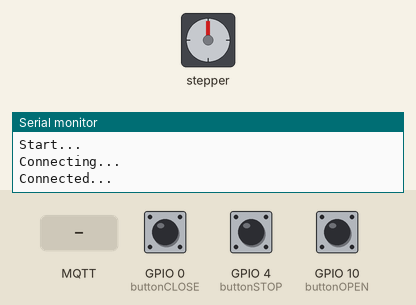
The sketch below on a simulated ESP8266 (NodeMCU). Parts: stepper motor, the last lines printed to the serial monitor. The test bench sets the inputs (shaded band); at power-on: GPIO 0 (buttonCLOSE) HIGH, GPIO 4 (buttonSTOP) HIGH, GPIO 10 (buttonOPEN) HIGH. WiFi joins after 1.5 s; servers stay silent unless stated; no MQTT or app messages arrive unless stated; stepper angles assume 2048 steps per turn.

Above: at 3.4 s.
3.5 s: GPIO 0 (buttonCLOSE) pulled LOW for 0.15 s
At 4.15 s:
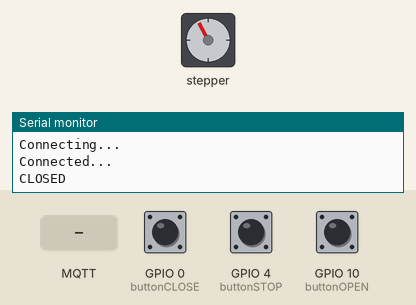
At 4.75 s:
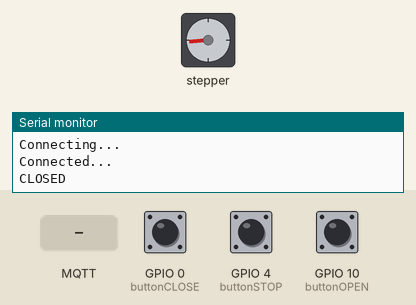
6.5 s: GPIO 4 (buttonSTOP) pulled LOW for 0.15 s
9.1 s: GPIO 10 (buttonOPEN) pulled LOW for 0.15 s
At 9.45 s:
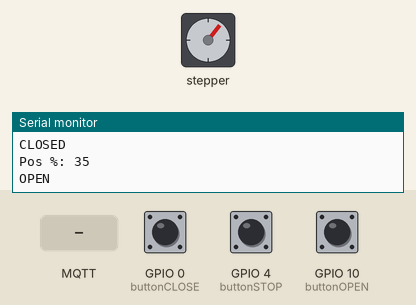
At 10.06 s:
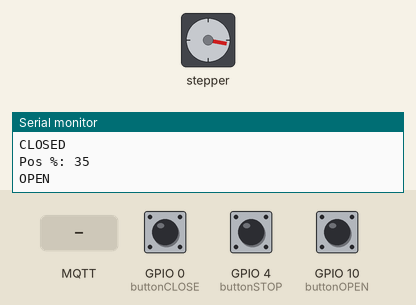
12.2 s: MQTT message "DOWN" arrives on the first subscribed topic
15.2 s: MQTT message "UP" arrives on the first subscribed topic
18.2 s: MQTT message "STOP" arrives on the first subscribed topic
Timing chart, 0 to 20.8 s (numbered marks = the images above; inputs shaded):
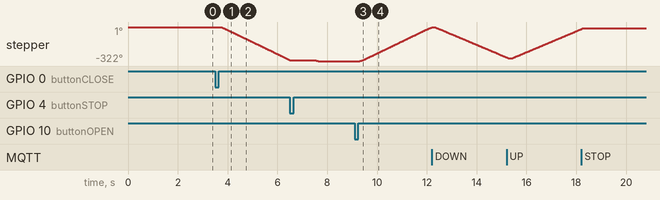

The sketch:

Curtains_MQTT_v1.0.ino
```cpp
/*
 * Author: Jonathan Caes
 * Subject: This code is written to control the stepper motor attached to an IKEA VIDGA curtain slider system via MQTT and OpenHAB.
 */

#include <ESP8266WiFi.h>
#include <ESP8266mDNS.h>
#include <WiFiUdp.h>
#include <ArduinoOTA.h>
#include <MQTTClient.h>

#include <OneWire.h>
#include <DallasTemperature.h>
#include <AccelStepper.h>


const char* ssid = "Your Network SSID";
const char* password = "your Network Password";

const char* server = "MQTT server ip-address";
const char* mqttDeviceID = "MQTT device ID";                      //i.e.: BedroomCurtains

char* outTopic1 = "Outgoing topic for temperature";               //Outgoing topic for the temperature sensor on the PCB || i.e.: Home/Temp/Bedroom1
char* outTopic2 = "Outgoing topic for curtains";                  //Outgoing topic for the curtains || i.e.: Home/Curtains/Bedroom1

char* subscribeTopic1 = "Incoming topic for curtains";            //Incoming topic for the curtains, the same as the outgoing topic for the curtains || i.e.: Home/Curtains/Bedroom1
char* subscribeTopic2 = "Incoming topic for OTA support";         //Incoming topic for OTA (Over The Air) support || i.e.: Home/Curtains/Bedroom1OTA
char* subscribeTopic3 = "Incoming topic to set max travel value"; //Incoming topic to set max travel distance || i.e.: Home/Curtains/Bedroom1SetMax
char* subscribeTopic4 = "Incoming topic to set start point";      //Incoming topic to set starting point || i.e.: Home/Curtains/Bedroom1SetMin
                                                                  //To set the starting point, send command "SET" to this topic

IPAddress ip(192,168,0,26);         //the desired IP Address
IPAddress gateway(192,168,0,1);     //set gateway to match your network
IPAddress subnet(255,255,255,0);    //set subnet mask to match your network

WiFiClient net;
MQTTClient client;

#define FULLSTEP 4
struct MotorPin {
  byte blue;      //Blue = IN1
  byte pink;      //Pink = IN2
  byte yellow;    //Yellow = IN3
  byte orange;    //Orange = IN4
};
MotorPin motorPin = {16, 14, 12, 13};         //The pins on which the motor is attached
long targetPosition = 5000;                   //The initialised maximum travel distance
long currentPosition;
AccelStepper Motor1(FULLSTEP, motorPin.blue, motorPin.yellow, motorPin.pink, motorPin.orange);
bool motorOn = true;

bool update_req = false;
bool start = true;
unsigned long Lasttime = 0;

#define TIME_BETWEEN_READING 300              //Time between temperature readings || Time in seconds (300s = 5min)
float temp;                                   //Stores temperature value
String s_temp;
char messTemp[10];
OneWire  ds(5);                               //DS18b20 on gpio5
DallasTemperature dsTemp(&ds);

int CurPos;
String s_CurPos;
char messCurPos[10];

#define buttonOPEN    10              //Pins on which the buttons are attached
#define buttonSTOP    4
#define buttonCLOSE   0

void setup() {
  Serial.begin(115200);
  Serial.println("Start...");

  pinMode(buttonOPEN, INPUT);
  pinMode(buttonSTOP, INPUT);
  pinMode(buttonCLOSE, INPUT);

  Motor1.setMaxSpeed(700);            //The motor speed
  Motor1.setAcceleration(5000);       //The motor acceleration

  connect();
  OTA_init();
}

void loop() {
  client.loop();

  if (!client.connected() || WiFi.status() != WL_CONNECTED) {
    connect();
  }
  if(update_req) {
    ArduinoOTA.handle();
  }
  if(!update_req && ((!motorOn && !start && ((millis() - Lasttime) > (TIME_BETWEEN_READING*1000))) || (start && (millis() > 30000) && !motorOn))) {
    dsTemp.requestTemperatures();
    if(start)
      delay(2000);
    temp = dsTemp.getTempCByIndex(0);
    String s_temp = String(temp);
    s_temp.toCharArray(messTemp, s_temp.length()+1);
    client.publish(outTopic1, messTemp, true, 0);
    start = false;
    Lasttime = millis();
    Serial.println(temp);
  }

  Motor1.run();
  if((Motor1.distanceToGo() == 0) && motorOn) {
    Motor1.disableOutputs();
    motorOn = false;
  }

  int button1 = digitalRead(buttonOPEN);
  int button2 = digitalRead(buttonSTOP);
  int button3 = digitalRead(buttonCLOSE);
  if(!button1) {
    Motor1.moveTo(0);
    Serial.println("OPEN");
    client.publish(outTopic2, "UP", true, 0);
    motorOn = true;
    delay(200);
  }
  else if(!button3) {
    Motor1.moveTo(-targetPosition);
    Serial.println("CLOSED");
    client.publish(outTopic2, "DOWN", true, 0);
    motorOn = true;
    delay(200);
  }
  else if(!button2) {
    Motor1.stop();
    Motor1.disableOutputs();
    delay(1000);
    currentPosition = Motor1.currentPosition();
    CurPos = map(currentPosition, 0, -targetPosition, 0, 100);
    Serial.print("Pos %: "); Serial.println(CurPos);
    s_CurPos = String(CurPos);
    s_CurPos.toCharArray(messCurPos, s_CurPos.length()+1);
    client.publish(outTopic2, messCurPos, true, 0);
  }

}

void messageReceived(String &topic, String &payload) {
  String msgTopic = topic;
  String msgString = payload;
  Serial.println(msgTopic);
  Serial.println(msgString);

  if(msgTopic == subscribeTopic1) {
    if(msgString == "UP") {
      Motor1.moveTo(0);
      Serial.println("OPEN");
      motorOn = true;
    }
    else if(msgString == "DOWN") {
      Motor1.moveTo(-targetPosition);
      Serial.println("CLOSED");
      motorOn = true;
    }
    else if(msgString == "STOP") {
      Motor1.stop();
      Motor1.disableOutputs();
      currentPosition = Motor1.currentPosition();
      CurPos = map(currentPosition, 0, -targetPosition, 0, 100);
      Serial.print("Pos %: "); Serial.println(CurPos);
      s_CurPos = String(CurPos);
      s_CurPos.toCharArray(messCurPos, s_CurPos.length()+1);
      client.publish(outTopic2, messCurPos, true, 0);
    }
  }

  else if(msgTopic == subscribeTopic2) {
    if(msgString == "ON") {
      update_req = true;
    }
    else if(msgString == "OFF") {
      update_req = false;
    }
  }

  else if(msgTopic == subscribeTopic3) {
    targetPosition = msgString.toInt();
    Serial.print("New Maximum set: ");
    Serial.println(targetPosition);
  }

  else if(msgTopic == subscribeTopic4) {
    if(msgString == "SET") {
      Motor1.setCurrentPosition(0);
      Serial.println("New minimum set");
    }
  }
}

void connect() {
  Serial.println("Connecting...");
  WiFi.disconnect();
  WiFi.mode(WIFI_OFF);
  delay(500);
  WiFi.config(ip, gateway, subnet);
  WiFi.mode(WIFI_STA);
  WiFi.begin(ssid, password);
  client.begin(server, net);
  client.onMessage(messageReceived);

  for(int i=0; i<30; i++)
  {
    delay(300);
    if(WiFi.status() == WL_CONNECTED)
    {
      break;
    }
  }

  for(int i=0; i<5; i++)
  {
    delay(200);
    if(client.connect(mqttDeviceID))
    {
      break;
    }
  }
  if(WiFi.status() == WL_CONNECTED) {
    Serial.println("Connected...");
  }
  client.subscribe(subscribeTopic1);            //These are the topics you want to subscribe to
  client.subscribe(subscribeTopic2);
  client.subscribe(subscribeTopic3);
  client.subscribe(subscribeTopic4);
}

void OTA_init() {
  //For more info, look at BasicOTA_Test
  // Hostname defaults to esp8266-[ChipID]
  ArduinoOTA.setHostname(mqttDeviceID);

  // No authentication by default
  ArduinoOTA.setPassword("OTA Password");       //This is the password you have to type in when arduino IDE uploads code OTA

  ArduinoOTA.begin();
}
```

Measured:
- after the input at 3.5 s, stepper: keeps turning counter-clockwise at about 112°/s, starting after 0.20 s
- after the input at 9.1 s, stepper: keeps turning clockwise at about 111°/s, starting after 0.21 s
